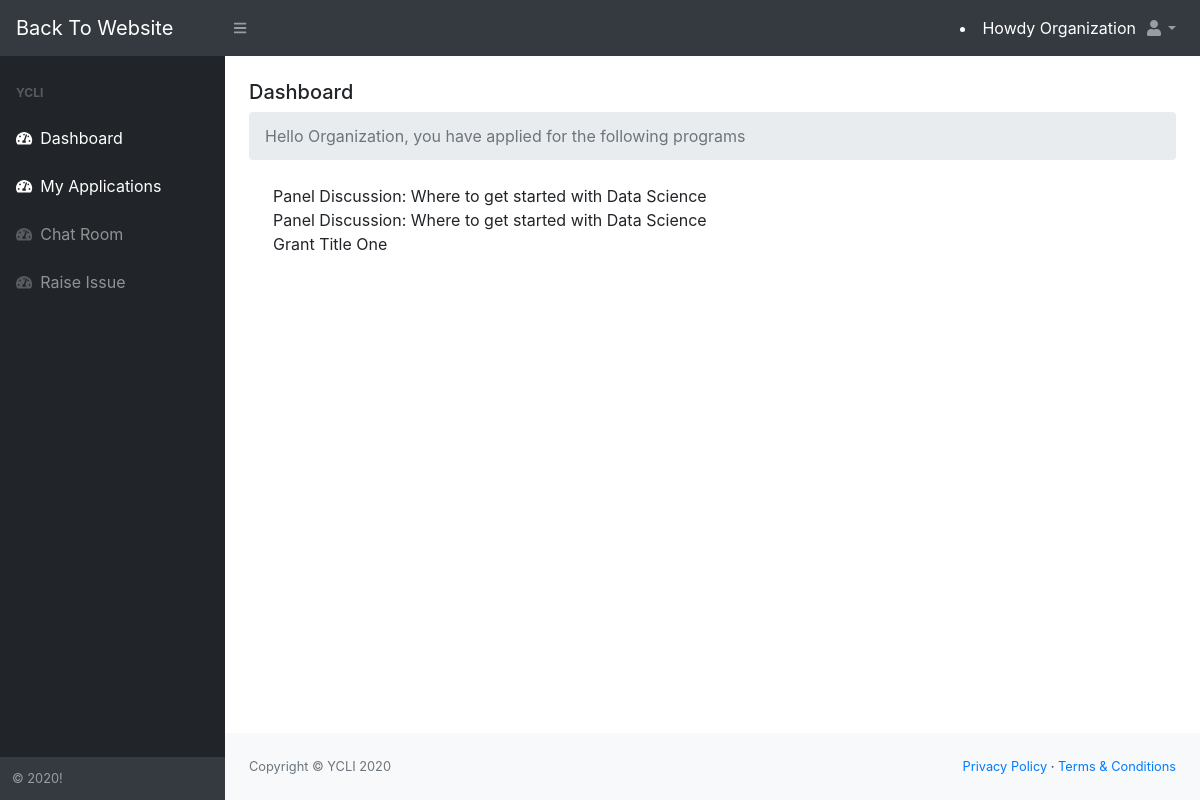
/accounts/my-applications/ (signed in), run on an earlier commit of the app's database.
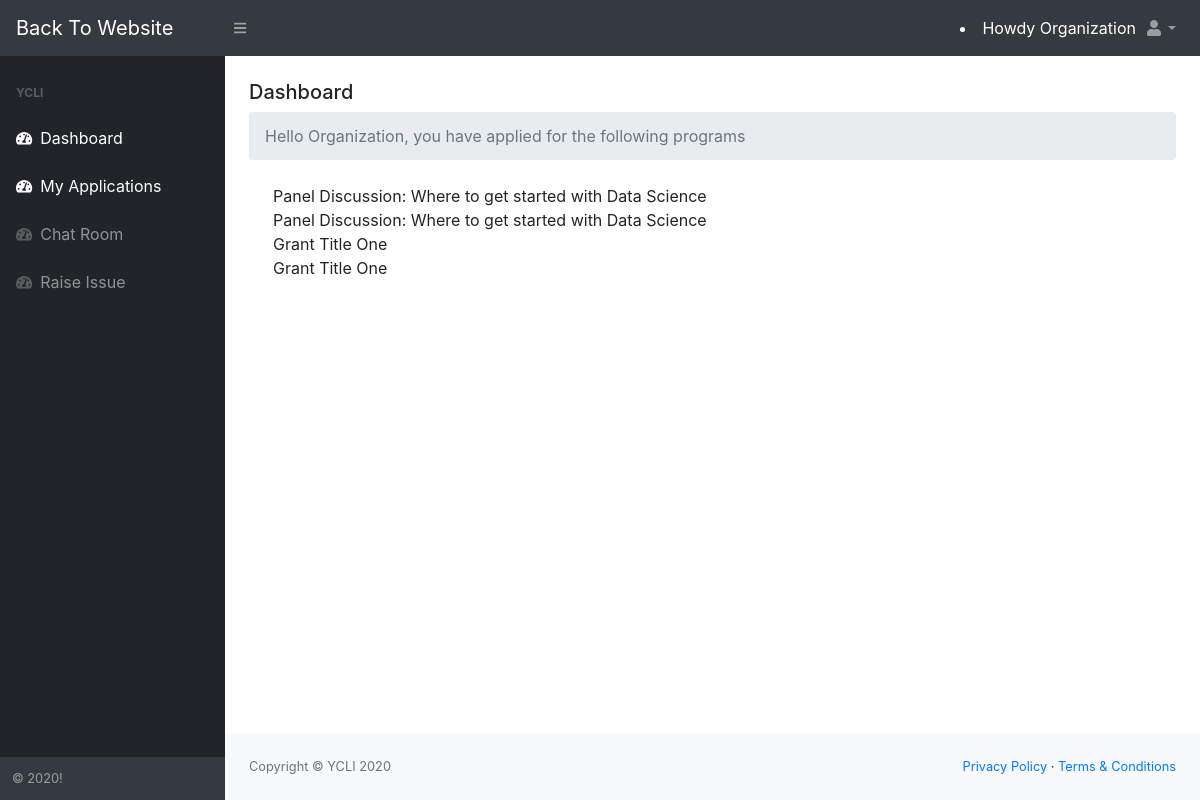
And on a later commit of the database.
### program/models.py (models this page shows)
class Application(models.Model):
	program = models.ForeignKey(Program, related_name='applications', on_delete=models.CASCADE)
	full_name = models.CharField(max_length=255, verbose_name = "Full Name")
	company = models.CharField(max_length=255, verbose_name = "Company Name")
	email = models.CharField(max_length=255, verbose_name = "Email Address")
	website = models.CharField(max_length=255, verbose_name = "Website Link")
	country = models.CharField(max_length=255, verbose_name = "Country")
	city = models.CharField(max_length=255,verbose_name = "City/Region/State")
	description = models.TextField(verbose_name = "Description of your youth programs")
	importance = models.TextField(verbose_name = "Why is the program you are applying for important to you?")
	photo = models.ImageField(upload_to='images/', default='attach photo')
	created_by = models.ForeignKey(CustomUser, related_name='applications', on_delete=models.CASCADE)
	created_at = models.DateTimeField(auto_now_add=True)
	class Meta:
		verbose_name = "Program Registration"

class Program(models.Model):
	title = models.CharField(max_length=255, verbose_name = "Name of Program")
	location = models.CharField(max_length=255)
	date_from = models.DateTimeField()
	date_to = models.DateTimeField()
	photo = models.ImageField(upload_to='images/', default='attach photo')
	description = models.TextField()
	categories = models.CharField(choices=PROGRAM_TYPES, max_length=255, default='Kitui')
	created_at = models.DateTimeField(auto_now_add=True)
	changed_at = models.DateTimeField(auto_now=True)
	class Meta:
		verbose_name = "All Program"

### accounts/views.py (the view)
# urls.py: path("my-applications/", views.my_applications_view, name="my-applications"),
@login_required
def my_applications_view(request):
	return render(request, 'accounts/my_applications.html')

### accounts/models.py (called while the page is built)
    def __str__(self):
        return self.org_name

### accounts/templates/accounts/my_applications.html (shortened to what this page needs)
{% extends 'accounts/dashboard.html' %}
{% block dashboard_content %}
{% load static %}
<div class="container-fluid">
    <h5 class="mt-4">Dashboard</h5>
    <ol class="breadcrumb mb-4">
        <li class="breadcrumb-item active">Hello {{ request.user | title }}, you have applied for the following programs</li>
    </ol>
    <div class="container">
        {% for application in request.user.applications.all %}
        <div class="application">
            {{ application.program.title }}
        </div>
        {% empty %}
        <p>You haven't applied for any applications yet</p>
        {% endfor %}
    </div>
</div>
{% endblock %}

What changed in the data, as far as the page shows it:
added Application: program "Grant Title One"
